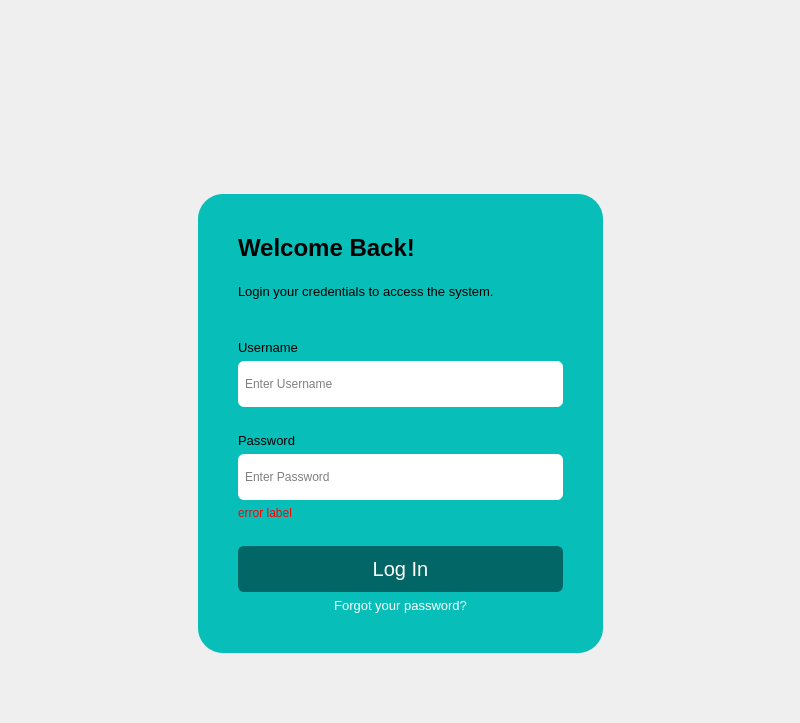
<?xml version="1.0" encoding="UTF-8"?>
<ui version="4.0">
 <class>MainWindow</class>
 <widget class="QMainWindow" name="MainWindow">
  <property name="geometry">
   <rect>
    <x>0</x>
    <y>0</y>
    <width>800</width>
    <height>723</height>
   </rect>
  </property>
  <property name="windowTitle">
   <string>MainWindow</string>
  </property>
  <widget class="QWidget" name="mainwdiget">
   <layout class="QHBoxLayout" name="horizontalLayout">
    <item>
     <widget class="QStackedWidget" name="stackedWidget">
      <widget class="QWidget" name="stackedWidgetPage1">
       <layout class="QGridLayout" name="gridLayout_3">
        <item row="3" column="1">
         <spacer name="bottomSpacer">
          <property name="orientation">
           <enum>Qt::Orientation::Vertical</enum>
          </property>
          <property name="sizeHint" stdset="0">
           <size>
            <width>20</width>
            <height>40</height>
           </size>
          </property>
         </spacer>
        </item>
        <item row="2" column="0">
         <spacer name="leftSpacer">
          <property name="orientation">
           <enum>Qt::Orientation::Horizontal</enum>
          </property>
          <property name="sizeHint" stdset="0">
           <size>
            <width>40</width>
            <height>20</height>
           </size>
          </property>
         </spacer>
        </item>
        <item row="2" column="2">
         <spacer name="rightSpacer">
          <property name="orientation">
           <enum>Qt::Orientation::Horizontal</enum>
          </property>
          <property name="sizeHint" stdset="0">
           <size>
            <width>40</width>
            <height>20</height>
           </size>
          </property>
         </spacer>
        </item>
        <item row="0" column="1">
         <spacer name="topSpacer">
          <property name="orientation">
           <enum>Qt::Orientation::Vertical</enum>
          </property>
          <property name="sizeHint" stdset="0">
           <size>
            <width>20</width>
            <height>40</height>
           </size>
          </property>
         </spacer>
        </item>
        <item row="2" column="1">
         <widget class="QWidget" name="widget" native="true">
          <property name="sizePolicy">
           <sizepolicy hsizetype="Fixed" vsizetype="Fixed">
            <horstretch>0</horstretch>
            <verstretch>0</verstretch>
           </sizepolicy>
          </property>
          <layout class="QVBoxLayout" name="verticalLayout">
           <property name="leftMargin">
            <number>0</number>
           </property>
           <property name="topMargin">
            <number>0</number>
           </property>
           <property name="rightMargin">
            <number>0</number>
           </property>
           <property name="bottomMargin">
            <number>0</number>
           </property>
           <item>
            <widget class="QWidget" name="logoContainer" native="true">
             <layout class="QHBoxLayout" name="horizontalLayout_2">
              <item>
               <widget class="QLabel" name="logo">
                <property name="sizePolicy">
                 <sizepolicy hsizetype="Fixed" vsizetype="Fixed">
                  <horstretch>0</horstretch>
                  <verstretch>0</verstretch>
                 </sizepolicy>
                </property>
                <property name="minimumSize">
                 <size>
                  <width>250</width>
                  <height>80</height>
                 </size>
                </property>
                <property name="maximumSize">
                 <size>
                  <width>250</width>
                  <height>80</height>
                 </size>
                </property>
                <property name="text">
                 <string/>
                </property>
                <property name="pixmap">
                 <pixmap>:/logos/Icons/logo1.png</pixmap>
                </property>
                <property name="scaledContents">
                 <bool>true</bool>
                </property>
               </widget>
              </item>
             </layout>
            </widget>
           </item>
           <item>
            <spacer name="verticalSpacer_4">
             <property name="orientation">
              <enum>Qt::Orientation::Vertical</enum>
             </property>
             <property name="sizeHint" stdset="0">
              <size>
               <width>20</width>
               <height>20</height>
              </size>
             </property>
            </spacer>
           </item>
           <item>
            <widget class="QWidget" name="loginForm" native="true">
             <property name="sizePolicy">
              <sizepolicy hsizetype="Preferred" vsizetype="Fixed">
               <horstretch>0</horstretch>
               <verstretch>0</verstretch>
              </sizepolicy>
             </property>
             <property name="styleSheet">
              <string notr="true">QWidget {
    background-color: #07BEB8;
    border-radius: 25px;
}
</string>
             </property>
             <layout class="QVBoxLayout" name="verticalLayout_2">
              <property name="leftMargin">
               <number>40</number>
              </property>
              <property name="topMargin">
               <number>40</number>
              </property>
              <property name="rightMargin">
               <number>40</number>
              </property>
              <property name="bottomMargin">
               <number>40</number>
              </property>
              <item>
               <widget class="QLabel" name="welcomeLabel">
                <property name="font">
                 <font>
                  <pointsize>18</pointsize>
                  <bold>true</bold>
                 </font>
                </property>
                <property name="text">
                 <string>Welcome Back!</string>
                </property>
               </widget>
              </item>
              <item>
               <widget class="QLabel" name="guideLabel">
                <property name="minimumSize">
                 <size>
                  <width>325</width>
                  <height>46</height>
                 </size>
                </property>
                <property name="font">
                 <font>
                  <pointsize>10</pointsize>
                 </font>
                </property>
                <property name="text">
                 <string>Login your credentials to access the system.</string>
                </property>
                <property name="scaledContents">
                 <bool>false</bool>
                </property>
                <property name="alignment">
                 <set>Qt::AlignmentFlag::AlignJustify|Qt::AlignmentFlag::AlignVCenter</set>
                </property>
                <property name="wordWrap">
                 <bool>true</bool>
                </property>
               </widget>
              </item>
              <item>
               <spacer name="verticalSpacer">
                <property name="orientation">
                 <enum>Qt::Orientation::Vertical</enum>
                </property>
                <property name="sizeHint" stdset="0">
                 <size>
                  <width>20</width>
                  <height>20</height>
                 </size>
                </property>
               </spacer>
              </item>
              <item>
               <widget class="QLabel" name="userNameLBL">
                <property name="font">
                 <font>
                  <pointsize>10</pointsize>
                 </font>
                </property>
                <property name="text">
                 <string>Username</string>
                </property>
               </widget>
              </item>
              <item>
               <widget class="QLineEdit" name="userName">
                <property name="minimumSize">
                 <size>
                  <width>325</width>
                  <height>46</height>
                 </size>
                </property>
                <property name="maximumSize">
                 <size>
                  <width>325</width>
                  <height>46</height>
                 </size>
                </property>
                <property name="styleSheet">
                 <string notr="true">QLineEdit {
    padding: 5px;
    border-radius: 6px;
    background-color: #FFFFFF;
    selection-background-color: darkgray;
}</string>
                </property>
                <property name="placeholderText">
                 <string>Enter Username</string>
                </property>
               </widget>
              </item>
              <item>
               <spacer name="verticalSpacer_3">
                <property name="orientation">
                 <enum>Qt::Orientation::Vertical</enum>
                </property>
                <property name="sizeHint" stdset="0">
                 <size>
                  <width>20</width>
                  <height>20</height>
                 </size>
                </property>
               </spacer>
              </item>
              <item>
               <widget class="QLabel" name="passLBL">
                <property name="font">
                 <font>
                  <pointsize>10</pointsize>
                 </font>
                </property>
                <property name="text">
                 <string>Password</string>
                </property>
               </widget>
              </item>
              <item>
               <widget class="QWidget" name="widget_2" native="true">
                <layout class="QHBoxLayout" name="horizontalLayout_3">
                 <property name="spacing">
                  <number>0</number>
                 </property>
                 <property name="leftMargin">
                  <number>0</number>
                 </property>
                 <property name="topMargin">
                  <number>0</number>
                 </property>
                 <property name="rightMargin">
                  <number>0</number>
                 </property>
                 <property name="bottomMargin">
                  <number>0</number>
                 </property>
                 <item>
                  <widget class="QLineEdit" name="password">
                   <property name="minimumSize">
                    <size>
                     <width>295</width>
                     <height>46</height>
                    </size>
                   </property>
                   <property name="maximumSize">
                    <size>
                     <width>295</width>
                     <height>46</height>
                    </size>
                   </property>
                   <property name="styleSheet">
                    <string notr="true">QLineEdit {
    padding: 5px;
    border-radius: 6px;
	border-top-right-radius: 0px;
	border-bottom-right-radius: 0px;
    background-color: #FFFFFF;
    selection-background-color: darkgray;
}</string>
                   </property>
                   <property name="placeholderText">
                    <string>Enter Password</string>
                   </property>
                  </widget>
                 </item>
                 <item>
                  <widget class="QPushButton" name="visibilityButton">
                   <property name="minimumSize">
                    <size>
                     <width>30</width>
                     <height>46</height>
                    </size>
                   </property>
                   <property name="maximumSize">
                    <size>
                     <width>30</width>
                     <height>46</height>
                    </size>
                   </property>
                   <property name="styleSheet">
                    <string notr="true">QPushButton {
    padding: 5px;
    background-color: #FFFFFF;
	border-radius: 6px;
	border-top-left-radius: 0px;
	border-bottom-left-radius: 0px;
}</string>
                   </property>
                   <property name="text">
                    <string/>
                   </property>
                   <property name="icon">
                    <iconset>
                     <normaloff>:/logos/Icons/visibilityOff.png</normaloff>
                     <normalon>:/logos/Icons/visibilityOn.png</normalon>:/logos/Icons/visibilityOff.png</iconset>
                   </property>
                  </widget>
                 </item>
                </layout>
               </widget>
              </item>
              <item>
               <widget class="QLabel" name="errorLBL">
                <property name="styleSheet">
                 <string notr="true">QLabel {
	color: red;
}</string>
                </property>
                <property name="text">
                 <string>error label</string>
                </property>
               </widget>
              </item>
              <item>
               <widget class="QWidget" name="widget_3" native="true">
                <layout class="QVBoxLayout" name="verticalLayout_3">
                 <property name="spacing">
                  <number>0</number>
                 </property>
                 <property name="leftMargin">
                  <number>0</number>
                 </property>
                 <property name="topMargin">
                  <number>0</number>
                 </property>
                 <property name="rightMargin">
                  <number>0</number>
                 </property>
                 <property name="bottomMargin">
                  <number>0</number>
                 </property>
                 <item>
                  <spacer name="verticalSpacer_2">
                   <property name="orientation">
                    <enum>Qt::Orientation::Vertical</enum>
                   </property>
                   <property name="sizeHint" stdset="0">
                    <size>
                     <width>20</width>
                     <height>20</height>
                    </size>
                   </property>
                  </spacer>
                 </item>
                 <item>
                  <widget class="QPushButton" name="loginButton">
                   <property name="minimumSize">
                    <size>
                     <width>325</width>
                     <height>46</height>
                    </size>
                   </property>
                   <property name="maximumSize">
                    <size>
                     <width>325</width>
                     <height>46</height>
                    </size>
                   </property>
                   <property name="font">
                    <font>
                     <pointsize>-1</pointsize>
                    </font>
                   </property>
                   <property name="styleSheet">
                    <string notr="true">QPushButton {
    padding: 5px;
    border: 1px solid #036666;
    border-radius: 6px;
    background-color: #036666;
    color: white;
    font-size: 20px
}
QPushButton:hover {
    background-color: #049393;
}
QPushButton:pressed {
    background-color: #024c4c;
}</string>
                   </property>
                   <property name="text">
                    <string>Log In</string>
                   </property>
                  </widget>
                 </item>
                </layout>
               </widget>
              </item>
              <item>
               <widget class="QPushButton" name="forgotButton">
                <property name="font">
                 <font>
                  <pointsize>10</pointsize>
                 </font>
                </property>
                <property name="styleSheet">
                 <string notr="true">QPushButton {
    background-color: transparent;
    border: none;
    color: white;
    padding: 0;
}

QPushButton:hover {
    text-decoration: underline;
}

QPushButton:pressed {
    color: #265C42;
}
</string>
                </property>
                <property name="text">
                 <string>Forgot your password?</string>
                </property>
               </widget>
              </item>
             </layout>
            </widget>
           </item>
          </layout>
         </widget>
        </item>
       </layout>
      </widget>
     </widget>
    </item>
   </layout>
  </widget>
 </widget>
 <resources>
  <include location="../../../assets/resourceFile.qrc"/>
  <include location="../../../assets/resourceFile.qrc"/>
 </resources>
 <connections/>
</ui>
